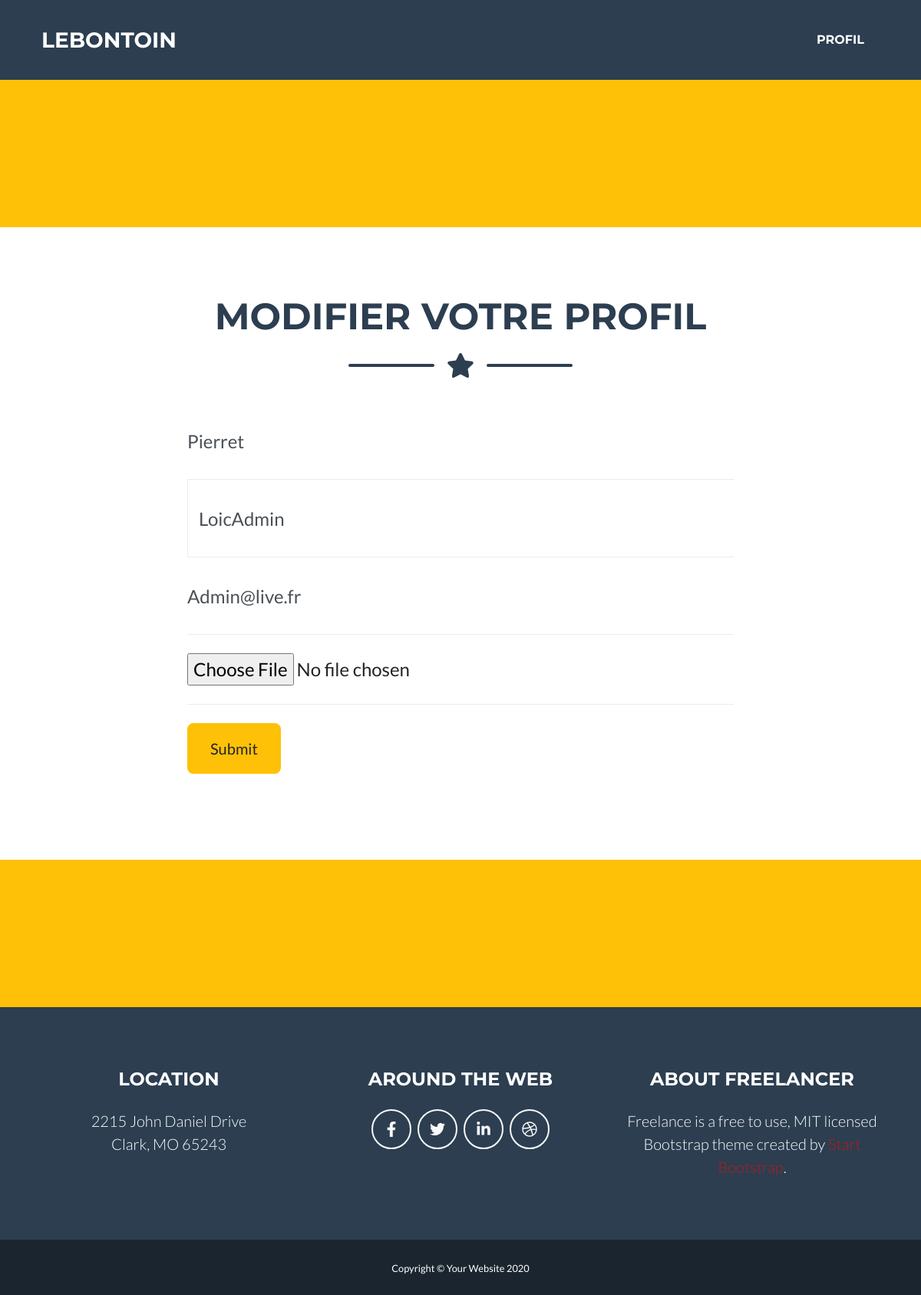
Screenshot of /profil2.php?id=1 (signed in) with the database file from the repository.
### tables this page shows
CREATE TABLE `user` (
  `id_user` int(11) NOT NULL,
  `nom` varchar(100) NOT NULL,
  `prenom` varchar(100) NOT NULL,
  `email` varchar(100) NOT NULL,
  `password` varchar(100) NOT NULL,
  `photo` varchar(100) DEFAULT NULL
);

### profil2.php (the view, shortened to what this page needs)
<?php
include("config.php");
if(isset($_SESSION['id']) AND !empty($_SESSION['id']))
{
    if(isset($_GET['id']) AND $_GET['id'] > 0)
    {
        $getid = intval($_GET['id']);
        $requser = $bdd->prepare('SELECT * FROM user WHERE id_user = ?');
        $requser->execute(array($getid));
        $userinfo = $requser->fetch();
?>
<!DOCTYPE html>
<html lang="en">
    <head>
        <link href="css/style4.css" rel="stylesheet" />
    </head>
    <body id="page-top">
        <nav class="navbar navbar-expand-lg bg-secondary text-uppercase fixed-top" id="mainNav">
            <div class="container">
            <a class="navbar-brand js-scroll-trigger" href="index.php">Lebontoin</a>
                <div class="collapse navbar-collapse" id="navbarResponsive">
                    <ul class="navbar-nav ml-auto">
                        <li class="nav-item mx-0 mx-lg-1"><a class="nav-link py-3 px-0 px-lg-3 rounded js-scroll-trigger" href="profil.php?id=<?php echo $_SESSION['id'] ?>">Profil</a></li>
                    </ul>
                </div>
            </div>
        </nav>
        <header class="masthead bg-warning text-white text-center">
        </header>
        <section class="page-section portfolio" id="portfolio">
        <div class="container">
                <h2 class="page-section-heading text-center text-uppercase text-secondary mb-0">Modifier votre profil</h2>
                <div class="divider-custom">
                    <div class="divider-custom-line"></div>
                    <div class="divider-custom-icon"><i class="fas fa-star"></i></div>
                    <div class="divider-custom-line"></div>
                </div>
                <div class="row">
                    <div class="col-lg-8 mx-auto">
                        <form method="POST" id="contactForm" name="sentMessage" novalidate="novalidate" enctype="multipart/form-data">
                            <div class="control-group">
                                <div class="form-group floating-label-form-group controls mb-0 pb-2">
                                    <label>Nom</label><input class="form-control" id="name" type="text" placeholder="Nom" name="newnom" value="<?= $userinfo["nom"]; ?>" required="required" data-validation-required-message="Please enter your name." />
                                </div>
                                <div class="form-group floating-label-form-group controls mb-0 pb-2">
                                    <label>Prenom</label><input class="form-control" id="name" type="text" placeholder="Prenom" name="newprenom" value="<?= $userinfo["prenom"]; ?>" required="required" data-validation-required-message="Please enter your name." />
                                </div>
                            </div>
                            <div class="control-group">
                                <div class="form-group floating-label-form-group controls mb-0 pb-2">
                                    <label>Email Address</label><input class="form-control" id="email" type="email" placeholder="Adresse email" name="email" value="<?= $userinfo["email"]; ?>" required="required" data-validation-required-message="Please enter your email address." />
                                </div>
                            </div>
                            <div class="control-group">
                                <div class="form-group floating-label-form-group controls mb-0 pb-2">
                                    <label>Photo de profil</label><input type="file" name="avatar" />
                                </div>
                            </div>
                            <br />
                            <div class="form-group"><input class="btn btn-warning btn-xl" name="newprofil" id="sendMessageButton" type="submit"/></div>
                        </form>
                    </div>
                </div>
            </div>
        </section>
        <section class="page-section bg-warning text-white mb-0" id="about">
        </section>
        <footer class="footer text-center">
            <div class="container">
                <div class="row">
                    <div class="col-lg-4 mb-5 mb-lg-0">
                        <h4 class="text-uppercase mb-4">Location</h4>
                        <p class="lead mb-0">2215 John Daniel Drive<br />Clark, MO 65243</p>
                    </div>
                    <div class="col-lg-4 mb-5 mb-lg-0">
                        <h4 class="text-uppercase mb-4">Around the Web</h4>
                        <a class="btn btn-outline-light btn-social mx-1" href="#!"><i class="fab fa-fw fa-facebook-f"></i></a><a class="btn btn-outline-light btn-social mx-1" href="#!"><i class="fab fa-fw fa-twitter"></i></a><a class="btn btn-outline-light btn-social mx-1" href="#!"><i class="fab fa-fw fa-linkedin-in"></i></a><a class="btn btn-outline-light btn-social mx-1" href="#!"><i class="fab fa-fw fa-dribbble"></i></a>
                    </div>
                    <div class="col-lg-4">
                        <h4 class="text-uppercase mb-4">About Freelancer</h4>
                        <p class="lead mb-0">Freelance is a free to use, MIT licensed Bootstrap theme created by <a href="http://startbootstrap.com">Start Bootstrap</a>.</p>
                    </div>
                </div>
            </div>
        </footer>
        <div class="copyright py-4 text-center text-white">
            <div class="container"><small>Copyright © Your Website 2020</small></div>
        </div>
    </body>
</html>
<?php
    }
}
?>

### rows the page displays
user: newnom "Pierret", newprenom "LoicAdmin", email "Admin@live.fr"
